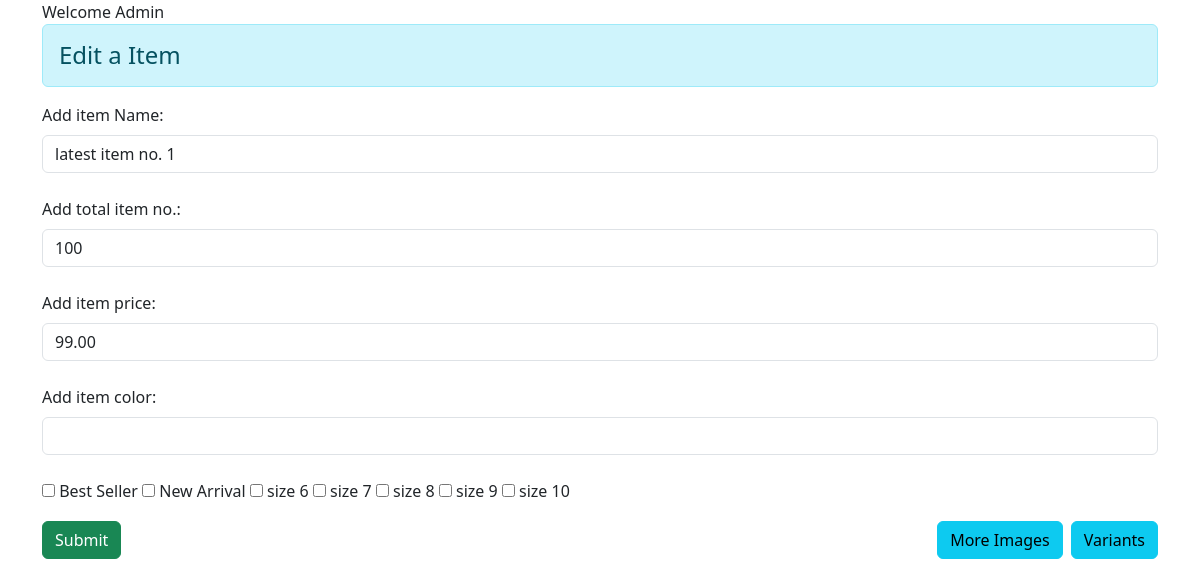
/edit_item/1/, run on the app's committed database.
### main/models.py (models this page shows)
class ProductModel(models.Model):
    item_image = models.ImageField(upload_to='item_image/')
    item_name = models.CharField(max_length=80)
    item_total = models.IntegerField()
    item_price = models.DecimalField(max_digits=10, decimal_places=2)
    item_brand = models.CharField(max_length=80)
    item_color = models.CharField(max_length=80, default='')
    is_bestSeller = models.BooleanField(default=False)
    is_newArrival = models.BooleanField(default=False)
    is_size6 = models.BooleanField(default=False)
    is_size7 = models.BooleanField(default=False)
    is_size8 = models.BooleanField(default=False)
    is_size9 = models.BooleanField(default=False)
    is_size10 = models.BooleanField(default=False)
    discount = models.IntegerField(default=0)

### main/views.py (the view, shortened to what this page needs)
# urls.py: path('edit_item/<int:id>/',views.edit_item,name='edit_item'),
def edit_item(request, id):
    product = ProductModel.objects.get(id=id)
    return render(request, 'main/edit_item.html', {'product': product})

### main/context_processors.py (called while the page is built)
def wishlist_count(request):
    count = 0
    if request.user.is_authenticated:
        count = WishlistModel.objects.filter(user=request.user).count()
    return {'total_wis': count}

def cartlist_count(request):
    count = 0
    if request.user.is_authenticated:
        count = CartModel.objects.filter(user=request.user).count()
    return {'total_cis': count}

### main/templates/main/edit_item.html (shortened to what this page needs)
<!DOCTYPE html>
{% load static %}
<html lang="en">
<head>
    <link rel="stylesheet" href="{% static 'css/bootstrap.css' %}"/>
</head>
<body>
<div class="container">
    <div>
        Welcome Admin <h4 class="alert alert-info">Edit a Item</h4>
    </div>
    <form method="POST" enctype="multipart/form-data">
        <label for="name" class="form-label">Add item Name:</label>
        <input class="form-control mb-4" type="text" name="item_name" id="name" value='{{ product.item_name }}'/>
        <label for="quantity" class="form-label">Add total item no.:</label>
        <input class="form-control mb-4" type="number" name="item_total" id="quantity"
               value='{{ product.item_total }}'/>
        <label for="price" class="form-label">Add item price:</label>
        <input class="form-control mb-4" type="number" name="item_price" id="price" value='{{ product.item_price }}'/>
        <label for="color" class="form-label">Add item color:</label>
        <input class="form-control mb-4" type="text" name="item_price" id="color" value='{{ product.item_color }}'/>
        <label>
            <input class="mb-4" type="checkbox" name="is_bestSeller" {% if product.is_bestSeller %}checked{% endif %}>
            Best Seller
        </label>
        <label>
            <input class="mb-4" type="checkbox" name="is_newArrival" {% if product.is_newArrival %}checked{% endif %}>
            New Arrival
        </label>
        <label>
            <input class="mb-4" type="checkbox" name="is_newArrival" {% if product.is_newArrival %}checked{% endif %}>
            size 6
        </label>
        <label>
            <input class="mb-4" type="checkbox" name="is_newArrival" {% if product.is_newArrival %}checked{% endif %}>
            size 7
        </label>
        <label>
            <input class="mb-4" type="checkbox" name="is_newArrival" {% if product.is_newArrival %}checked{% endif %}>
            size 8
        </label>
        <label>
            <input class="mb-4" type="checkbox" name="is_newArrival" {% if product.is_newArrival %}checked{% endif %}>
            size 9
        </label>
        <label>
            <input class="mb-4" type="checkbox" name="is_newArrival" {% if product.is_newArrival %}checked{% endif %}>
            size 10
        </label>
        <div class="d-flex justify-content-between flex-wrap gap-2">
            <div class="d-flex gap-2">
                <input class="btn btn-success" type="submit" value="Submit"/>
            </div>
            <div class="d-flex gap-2">
                <a href="/add_images/{{ product.id }}" class="btn btn-info">More Images</a>
                <a href="/add_variants/{{ product.id }}" class="btn btn-info">Variants</a>
            </div>
        </div>
    </form>
</div>
</body>
</html>

### data on the page
ProductModel: item_name "latest item no. 1", item_total "100", item_price "99.00"
